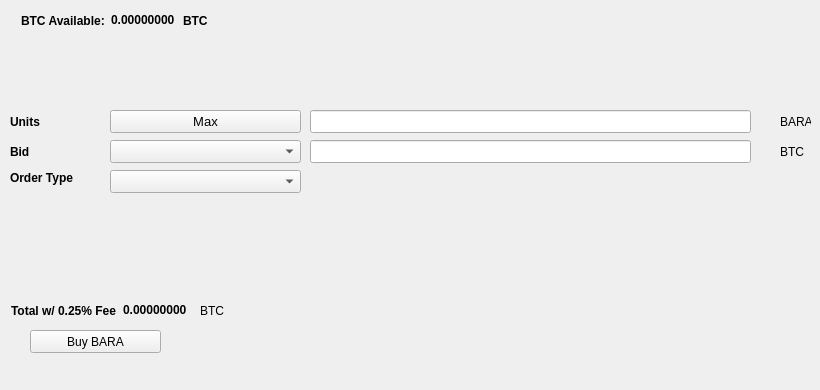
   <widget class="QWidget" name="BuyTab">
    <attribute name="title">
     <string>Buy</string>
    </attribute>
    <widget class="QPushButton" name="BuyBARA">
     <property name="geometry">
      <rect>
       <x>30</x>
       <y>330</y>
       <width>131</width>
       <height>23</height>
      </rect>
     </property>
     <property name="text">
      <string>Buy BARA</string>
     </property>
     <property name="icon">
      <iconset resource="../barandos.qrc">
       <normaloff>:/icons/bitcoin</normaloff>:/icons/bitcoin</iconset>
     </property>
    </widget>
    <widget class="QLabel" name="label_3">
     <property name="geometry">
      <rect>
       <x>10</x>
       <y>110</y>
       <width>46</width>
       <height>23</height>
      </rect>
     </property>
     <property name="font">
      <font>
       <weight>75</weight>
       <bold>true</bold>
      </font>
     </property>
     <property name="text">
      <string>Units</string>
     </property>
    </widget>
    <widget class="QLineEdit" name="UnitsInput">
     <property name="geometry">
      <rect>
       <x>310</x>
       <y>110</y>
       <width>441</width>
       <height>23</height>
      </rect>
     </property>
     <property name="font">
      <font>
       <pointsize>9</pointsize>
       <weight>75</weight>
       <bold>true</bold>
      </font>
     </property>
    </widget>
    <widget class="QLineEdit" name="BuyBidPriceEdit">
     <property name="geometry">
      <rect>
       <x>310</x>
       <y>140</y>
       <width>441</width>
       <height>23</height>
      </rect>
     </property>
     <property name="font">
      <font>
       <pointsize>9</pointsize>
       <weight>75</weight>
       <bold>true</bold>
      </font>
     </property>
    </widget>
    <widget class="QLabel" name="label_4">
     <property name="geometry">
      <rect>
       <x>780</x>
       <y>110</y>
       <width>31</width>
       <height>23</height>
      </rect>
     </property>
     <property name="text">
      <string>BARA</string>
     </property>
    </widget>
    <widget class="QLabel" name="label_5">
     <property name="geometry">
      <rect>
       <x>780</x>
       <y>140</y>
       <width>31</width>
       <height>23</height>
      </rect>
     </property>
     <property name="text">
      <string>BTC</string>
     </property>
    </widget>
    <widget class="QLabel" name="label_6">
     <property name="geometry">
      <rect>
       <x>10</x>
       <y>140</y>
       <width>46</width>
       <height>23</height>
      </rect>
     </property>
     <property name="font">
      <font>
       <weight>75</weight>
       <bold>true</bold>
      </font>
     </property>
     <property name="text">
      <string>Bid</string>
     </property>
    </widget>
    <widget class="QLabel" name="label_7">
     <property name="geometry">
      <rect>
       <x>10</x>
       <y>170</y>
       <width>91</width>
       <height>16</height>
      </rect>
     </property>
     <property name="font">
      <font>
       <weight>75</weight>
       <bold>true</bold>
      </font>
     </property>
     <property name="text">
      <string>Order Type</string>
     </property>
    </widget>
    <widget class="QPushButton" name="Buy_Max_Amount">
     <property name="geometry">
      <rect>
       <x>110</x>
       <y>110</y>
       <width>191</width>
       <height>23</height>
      </rect>
     </property>
     <property name="font">
      <font>
       <pointsize>10</pointsize>
      </font>
     </property>
     <property name="text">
      <string>Max</string>
     </property>
    </widget>
    <widget class="QComboBox" name="BuyBidcomboBox">
     <property name="geometry">
      <rect>
       <x>110</x>
       <y>140</y>
       <width>191</width>
       <height>23</height>
      </rect>
     </property>
     <property name="font">
      <font>
       <pointsize>10</pointsize>
      </font>
     </property>
    </widget>
    <widget class="QComboBox" name="buyOrdertypeCombo">
     <property name="geometry">
      <rect>
       <x>110</x>
       <y>170</y>
       <width>191</width>
       <height>23</height>
      </rect>
     </property>
     <property name="font">
      <font>
       <pointsize>10</pointsize>
      </font>
     </property>
    </widget>
    <widget class="QWidget" name="layoutWidget1">
     <property name="geometry">
      <rect>
       <x>21</x>
       <y>11</y>
       <width>227</width>
       <height>19</height>
      </rect>
     </property>
     <layout class="QHBoxLayout" name="horizontalLayout_3">
      <item>
       <widget class="QLabel" name="label232">
        <property name="font">
         <font>
          <weight>75</weight>
          <bold>true</bold>
         </font>
        </property>
        <property name="text">
         <string>BTC Available:</string>
        </property>
       </widget>
      </item>
      <item>
       <widget class="QLabel" name="BtcAvailableLbl">
        <property name="palette">
         <palette>
          <active>
           <colorrole role="WindowText">
            <brush brushstyle="SolidPattern">
             <color alpha="255">
              <red>0</red>
              <green>0</green>
              <blue>0</blue>
             </color>
            </brush>
           </colorrole>
           <colorrole role="Button">
            <brush brushstyle="SolidPattern">
             <color alpha="255">
              <red>0</red>
              <green>170</green>
              <blue>0</blue>
             </color>
            </brush>
           </colorrole>
           <colorrole role="Light">
            <brush brushstyle="SolidPattern">
             <color alpha="255">
              <red>0</red>
              <green>255</green>
              <blue>0</blue>
             </color>
            </brush>
           </colorrole>
           <colorrole role="Midlight">
            <brush brushstyle="SolidPattern">
             <color alpha="255">
              <red>0</red>
              <green>212</green>
              <blue>0</blue>
             </color>
            </brush>
           </colorrole>
           <colorrole role="Dark">
            <brush brushstyle="SolidPattern">
             <color alpha="255">
              <red>0</red>
              <green>85</green>
              <blue>0</blue>
             </color>
            </brush>
           </colorrole>
           <colorrole role="Mid">
            <brush brushstyle="SolidPattern">
             <color alpha="255">
              <red>0</red>
              <green>113</green>
              <blue>0</blue>
             </color>
            </brush>
           </colorrole>
           <colorrole role="Text">
            <brush brushstyle="SolidPattern">
             <color alpha="255">
              <red>0</red>
              <green>170</green>
              <blue>0</blue>
             </color>
            </brush>
           </colorrole>
           <colorrole role="BrightText">
            <brush brushstyle="SolidPattern">
             <color alpha="255">
              <red>255</red>
              <green>255</green>
              <blue>255</blue>
             </color>
            </brush>
           </colorrole>
           <colorrole role="ButtonText">
            <brush brushstyle="SolidPattern">
             <color alpha="255">
              <red>0</red>
              <green>0</green>
              <blue>0</blue>
             </color>
            </brush>
           </colorrole>
           <colorrole role="Base">
            <brush brushstyle="SolidPattern">
             <color alpha="255">
              <red>255</red>
              <green>255</green>
              <blue>255</blue>
             </color>
            </brush>
           </colorrole>
           <colorrole role="Window">
            <brush brushstyle="SolidPattern">
             <color alpha="255">
              <red>0</red>
              <green>170</green>
              <blue>0</blue>
             </color>
            </brush>
           </colorrole>
           <colorrole role="Shadow">
            <brush brushstyle="SolidPattern">
             <color alpha="255">
              <red>0</red>
              <green>0</green>
              <blue>0</blue>
             </color>
            </brush>
           </colorrole>
           <colorrole role="AlternateBase">
            <brush brushstyle="SolidPattern">
             <color alpha="255">
              <red>127</red>
              <green>212</green>
              <blue>127</blue>
             </color>
            </brush>
           </colorrole>
           <colorrole role="ToolTipBase">
            <brush brushstyle="SolidPattern">
             <color alpha="255">
              <red>255</red>
              <green>255</green>
              <blue>220</blue>
             </color>
            </brush>
           </colorrole>
           <colorrole role="ToolTipText">
            <brush brushstyle="SolidPattern">
             <color alpha="255">
              <red>0</red>
              <green>0</green>
              <blue>0</blue>
             </color>
            </brush>
           </colorrole>
          </active>
          <inactive>
           <colorrole role="WindowText">
            <brush brushstyle="SolidPattern">
             <color alpha="255">
              <red>0</red>
              <green>0</green>
              <blue>0</blue>
             </color>
            </brush>
           </colorrole>
           <colorrole role="Button">
            <brush brushstyle="SolidPattern">
             <color alpha="255">
              <red>0</red>
              <green>170</green>
              <blue>0</blue>
             </color>
            </brush>
           </colorrole>
           <colorrole role="Light">
            <brush brushstyle="SolidPattern">
             <color alpha="255">
              <red>0</red>
              <green>255</green>
              <blue>0</blue>
             </color>
            </brush>
           </colorrole>
           <colorrole role="Midlight">
            <brush brushstyle="SolidPattern">
             <color alpha="255">
              <red>0</red>
              <green>212</green>
              <blue>0</blue>
             </color>
            </brush>
           </colorrole>
           <colorrole role="Dark">
            <brush brushstyle="SolidPattern">
             <color alpha="255">
              <red>0</red>
              <green>85</green>
              <blue>0</blue>
             </color>
            </brush>
           </colorrole>
           <colorrole role="Mid">
            <brush brushstyle="SolidPattern">
             <color alpha="255">
              <red>0</red>
              <green>113</green>
              <blue>0</blue>
             </color>
            </brush>
           </colorrole>
           <colorrole role="Text">
            <brush brushstyle="SolidPattern">
             <color alpha="255">
              <red>0</red>
              <green>170</green>
              <blue>0</blue>
             </color>
            </brush>
           </colorrole>
           <colorrole role="BrightText">
            <brush brushstyle="SolidPattern">
             <color alpha="255">
              <red>255</red>
              <green>255</green>
              <blue>255</blue>
             </color>
            </brush>
           </colorrole>
           <colorrole role="ButtonText">
            <brush brushstyle="SolidPattern">
             <color alpha="255">
              <red>0</red>
              <green>0</green>
              <blue>0</blue>
             </color>
            </brush>
           </colorrole>
           <colorrole role="Base">
            <brush brushstyle="SolidPattern">
             <color alpha="255">
              <red>255</red>
              <green>255</green>
              <blue>255</blue>
             </color>
            </brush>
           </colorrole>
           <colorrole role="Window">
            <brush brushstyle="SolidPattern">
             <color alpha="255">
              <red>0</red>
              <green>170</green>
              <blue>0</blue>
             </color>
            </brush>
           </colorrole>
           <colorrole role="Shadow">
            <brush brushstyle="SolidPattern">
             <color alpha="255">
              <red>0</red>
              <green>0</green>
              <blue>0</blue>
             </color>
            </brush>
           </colorrole>
           <colorrole role="AlternateBase">
            <brush brushstyle="SolidPattern">
             <color alpha="255">
              <red>127</red>
              <green>212</green>
              <blue>127</blue>
             </color>
            </brush>
           </colorrole>
           <colorrole role="ToolTipBase">
            <brush brushstyle="SolidPattern">
             <color alpha="255">
              <red>255</red>
              <green>255</green>
              <blue>220</blue>
             </color>
            </brush>
           </colorrole>
           <colorrole role="ToolTipText">
            <brush brushstyle="SolidPattern">
             <color alpha="255">
              <red>0</red>
              <green>0</green>
              <blue>0</blue>
             </color>
            </brush>
           </colorrole>
          </inactive>
          <disabled>
           <colorrole role="WindowText">
            <brush brushstyle="SolidPattern">
             <color alpha="255">
              <red>0</red>
              <green>85</green>
              <blue>0</blue>
             </color>
            </brush>
           </colorrole>
           <colorrole role="Button">
            <brush brushstyle="SolidPattern">
             <color alpha="255">
              <red>0</red>
              <green>170</green>
              <blue>0</blue>
             </color>
            </brush>
           </colorrole>
           <colorrole role="Light">
            <brush brushstyle="SolidPattern">
             <color alpha="255">
              <red>0</red>
              <green>255</green>
              <blue>0</blue>
             </color>
            </brush>
           </colorrole>
           <colorrole role="Midlight">
            <brush brushstyle="SolidPattern">
             <color alpha="255">
              <red>0</red>
              <green>212</green>
              <blue>0</blue>
             </color>
            </brush>
           </colorrole>
           <colorrole role="Dark">
            <brush brushstyle="SolidPattern">
             <color alpha="255">
              <red>0</red>
              <green>85</green>
              <blue>0</blue>
             </color>
            </brush>
           </colorrole>
           <colorrole role="Mid">
            <brush brushstyle="SolidPattern">
             <color alpha="255">
              <red>0</red>
              <green>113</green>
              <blue>0</blue>
             </color>
            </brush>
           </colorrole>
           <colorrole role="Text">
            <brush brushstyle="SolidPattern">
             <color alpha="255">
              <red>0</red>
              <green>85</green>
              <blue>0</blue>
             </color>
            </brush>
           </colorrole>
           <colorrole role="BrightText">
            <brush brushstyle="SolidPattern">
             <color alpha="255">
              <red>255</red>
              <green>255</green>
              <blue>255</blue>
             </color>
            </brush>
           </colorrole>
           <colorrole role="ButtonText">
            <brush brushstyle="SolidPattern">
             <color alpha="255">
              <red>0</red>
              <green>85</green>
              <blue>0</blue>
             </color>
            </brush>
           </colorrole>
           <colorrole role="Base">
            <brush brushstyle="SolidPattern">
             <color alpha="255">
              <red>0</red>
              <green>170</green>
              <blue>0</blue>
             </color>
            </brush>
           </colorrole>
           <colorrole role="Window">
            <brush brushstyle="SolidPattern">
             <color alpha="255">
              <red>0</red>
              <green>170</green>
              <blue>0</blue>
             </color>
            </brush>
           </colorrole>
           <colorrole role="Shadow">
            <brush brushstyle="SolidPattern">
             <color alpha="255">
              <red>0</red>
              <green>0</green>
              <blue>0</blue>
             </color>
            </brush>
           </colorrole>
           <colorrole role="AlternateBase">
            <brush brushstyle="SolidPattern">
             <color alpha="255">
              <red>0</red>
              <green>170</green>
              <blue>0</blue>
             </color>
            </brush>
           </colorrole>
           <colorrole role="ToolTipBase">
            <brush brushstyle="SolidPattern">
             <color alpha="255">
              <red>255</red>
              <green>255</green>
              <blue>220</blue>
             </color>
            </brush>
           </colorrole>
           <colorrole role="ToolTipText">
            <brush brushstyle="SolidPattern">
             <color alpha="255">
              <red>0</red>
              <green>0</green>
              <blue>0</blue>
             </color>
            </brush>
           </colorrole>
          </disabled>
         </palette>
        </property>
        <property name="font">
         <font>
          <weight>75</weight>
          <bold>true</bold>
         </font>
        </property>
        <property name="text">
         <string>0.00000000</string>
        </property>
        <property name="textInteractionFlags">
         <set>Qt::LinksAccessibleByMouse|Qt::TextSelectableByKeyboard|Qt::TextSelectableByMouse</set>
        </property>
       </widget>
      </item>
      <item>
       <widget class="QLabel" name="BtcAvailableLbl_2">
        <property name="font">
         <font>
          <weight>75</weight>
          <bold>true</bold>
         </font>
        </property>
        <property name="text">
         <string>BTC</string>
        </property>
       </widget>
      </item>
     </layout>
    </widget>
    <widget class="QWidget" name="layoutWidge2">
     <property name="geometry">
      <rect>
       <x>11</x>
       <y>301</y>
       <width>259</width>
       <height>19</height>
      </rect>
     </property>
     <layout class="QHBoxLayout" name="horizontalLayout_4">
      <item>
       <widget class="QLabel" name="label_9">
        <property name="font">
         <font>
          <weight>75</weight>
          <bold>true</bold>
         </font>
        </property>
        <property name="text">
         <string>Total w/ 0.25% Fee</string>
        </property>
       </widget>
      </item>
      <item>
       <widget class="QLabel" name="BuyCostLabel">
        <property name="palette">
         <palette>
          <active>
           <colorrole role="WindowText">
            <brush brushstyle="SolidPattern">
             <color alpha="255">
              <red>0</red>
              <green>0</green>
              <blue>0</blue>
             </color>
            </brush>
           </colorrole>
           <colorrole role="Button">
            <brush brushstyle="SolidPattern">
             <color alpha="255">
              <red>0</red>
              <green>170</green>
              <blue>0</blue>
             </color>
            </brush>
           </colorrole>
           <colorrole role="Light">
            <brush brushstyle="SolidPattern">
             <color alpha="255">
              <red>0</red>
              <green>255</green>
              <blue>0</blue>
             </color>
            </brush>
           </colorrole>
           <colorrole role="Midlight">
            <brush brushstyle="SolidPattern">
             <color alpha="255">
              <red>0</red>
              <green>212</green>
              <blue>0</blue>
             </color>
            </brush>
           </colorrole>
           <colorrole role="Dark">
            <brush brushstyle="SolidPattern">
             <color alpha="255">
              <red>0</red>
              <green>85</green>
              <blue>0</blue>
             </color>
            </brush>
           </colorrole>
           <colorrole role="Mid">
            <brush brushstyle="SolidPattern">
             <color alpha="255">
              <red>0</red>
              <green>113</green>
              <blue>0</blue>
             </color>
            </brush>
           </colorrole>
           <colorrole role="Text">
            <brush brushstyle="SolidPattern">
             <color alpha="255">
              <red>0</red>
              <green>170</green>
              <blue>0</blue>
             </color>
            </brush>
           </colorrole>
           <colorrole role="BrightText">
            <brush brushstyle="SolidPattern">
             <color alpha="255">
              <red>255</red>
              <green>255</green>
              <blue>255</blue>
             </color>
            </brush>
           </colorrole>
           <colorrole role="ButtonText">
            <brush brushstyle="SolidPattern">
             <color alpha="255">
              <red>0</red>
              <green>0</green>
              <blue>0</blue>
             </color>
            </brush>
           </colorrole>
           <colorrole role="Base">
            <brush brushstyle="SolidPattern">
             <color alpha="255">
              <red>255</red>
              <green>255</green>
              <blue>255</blue>
             </color>
            </brush>
           </colorrole>
           <colorrole role="Window">
            <brush brushstyle="SolidPattern">
             <color alpha="255">
              <red>0</red>
              <green>170</green>
              <blue>0</blue>
             </color>
            </brush>
           </colorrole>
           <colorrole role="Shadow">
            <brush brushstyle="SolidPattern">
             <color alpha="255">
              <red>0</red>
              <green>0</green>
              <blue>0</blue>
             </color>
            </brush>
           </colorrole>
           <colorrole role="AlternateBase">
            <brush brushstyle="SolidPattern">
             <color alpha="255">
              <red>127</red>
              <green>212</green>
              <blue>127</blue>
             </color>
            </brush>
           </colorrole>
           <colorrole role="ToolTipBase">
            <brush brushstyle="SolidPattern">
             <color alpha="255">
              <red>255</red>
              <green>255</green>
              <blue>220</blue>
             </color>
            </brush>
           </colorrole>
           <colorrole role="ToolTipText">
            <brush brushstyle="SolidPattern">
             <color alpha="255">
              <red>0</red>
              <green>0</green>
              <blue>0</blue>
             </color>
            </brush>
           </colorrole>
          </active>
          <inactive>
           <colorrole role="WindowText">
            <brush brushstyle="SolidPattern">
             <color alpha="255">
              <red>0</red>
              <green>0</green>
              <blue>0</blue>
             </color>
            </brush>
           </colorrole>
           <colorrole role="Button">
            <brush brushstyle="SolidPattern">
             <color alpha="255">
              <red>0</red>
              <green>170</green>
              <blue>0</blue>
             </color>
            </brush>
           </colorrole>
           <colorrole role="Light">
            <brush brushstyle="SolidPattern">
             <color alpha="255">
              <red>0</red>
              <green>255</green>
              <blue>0</blue>
             </color>
            </brush>
           </colorrole>
           <colorrole role="Midlight">
            <brush brushstyle="SolidPattern">
             <color alpha="255">
              <red>0</red>
              <green>212</green>
              <blue>0</blue>
             </color>
            </brush>
           </colorrole>
           <colorrole role="Dark">
            <brush brushstyle="SolidPattern">
             <color alpha="255">
              <red>0</red>
              <green>85</green>
              <blue>0</blue>
             </color>
            </brush>
           </colorrole>
           <colorrole role="Mid">
            <brush brushstyle="SolidPattern">
             <color alpha="255">
              <red>0</red>
              <green>113</green>
              <blue>0</blue>
             </color>
            </brush>
           </colorrole>
           <colorrole role="Text">
            <brush brushstyle="SolidPattern">
             <color alpha="255">
              <red>0</red>
              <green>170</green>
              <blue>0</blue>
             </color>
            </brush>
           </colorrole>
           <colorrole role="BrightText">
            <brush brushstyle="SolidPattern">
             <color alpha="255">
              <red>255</red>
              <green>255</green>
              <blue>255</blue>
             </color>
            </brush>
           </colorrole>
           <colorrole role="ButtonText">
            <brush brushstyle="SolidPattern">
             <color alpha="255">
              <red>0</red>
              <green>0</green>
              <blue>0</blue>
             </color>
            </brush>
           </colorrole>
           <colorrole role="Base">
            <brush brushstyle="SolidPattern">
             <color alpha="255">
              <red>255</red>
              <green>255</green>
              <blue>255</blue>
             </color>
            </brush>
           </colorrole>
           <colorrole role="Window">
            <brush brushstyle="SolidPattern">
             <color alpha="255">
              <red>0</red>
              <green>170</green>
              <blue>0</blue>
             </color>
            </brush>
           </colorrole>
           <colorrole role="Shadow">
            <brush brushstyle="SolidPattern">
             <color alpha="255">
              <red>0</red>
              <green>0</green>
              <blue>0</blue>
             </color>
            </brush>
           </colorrole>
           <colorrole role="AlternateBase">
            <brush brushstyle="SolidPattern">
             <color alpha="255">
              <red>127</red>
              <green>212</green>
              <blue>127</blue>
             </color>
            </brush>
           </colorrole>
           <colorrole role="ToolTipBase">
            <brush brushstyle="SolidPattern">
             <color alpha="255">
              <red>255</red>
              <green>255</green>
              <blue>220</blue>
             </color>
            </brush>
           </colorrole>
           <colorrole role="ToolTipText">
            <brush brushstyle="SolidPattern">
             <color alpha="255">
              <red>0</red>
              <green>0</green>
              <blue>0</blue>
             </color>
            </brush>
           </colorrole>
          </inactive>
          <disabled>
           <colorrole role="WindowText">
            <brush brushstyle="SolidPattern">
             <color alpha="255">
              <red>0</red>
              <green>85</green>
              <blue>0</blue>
             </color>
            </brush>
           </colorrole>
           <colorrole role="Button">
            <brush brushstyle="SolidPattern">
             <color alpha="255">
              <red>0</red>
              <green>170</green>
              <blue>0</blue>
             </color>
            </brush>
           </colorrole>
           <colorrole role="Light">
            <brush brushstyle="SolidPattern">
             <color alpha="255">
              <red>0</red>
              <green>255</green>
              <blue>0</blue>
             </color>
            </brush>
           </colorrole>
           <colorrole role="Midlight">
            <brush brushstyle="SolidPattern">
             <color alpha="255">
              <red>0</red>
              <green>212</green>
              <blue>0</blue>
             </color>
            </brush>
           </colorrole>
           <colorrole role="Dark">
            <brush brushstyle="SolidPattern">
             <color alpha="255">
              <red>0</red>
              <green>85</green>
              <blue>0</blue>
             </color>
            </brush>
           </colorrole>
           <colorrole role="Mid">
            <brush brushstyle="SolidPattern">
             <color alpha="255">
              <red>0</red>
              <green>113</green>
              <blue>0</blue>
             </color>
            </brush>
           </colorrole>
           <colorrole role="Text">
            <brush brushstyle="SolidPattern">
             <color alpha="255">
              <red>0</red>
              <green>85</green>
              <blue>0</blue>
             </color>
            </brush>
           </colorrole>
           <colorrole role="BrightText">
            <brush brushstyle="SolidPattern">
             <color alpha="255">
              <red>255</red>
              <green>255</green>
              <blue>255</blue>
             </color>
            </brush>
           </colorrole>
           <colorrole role="ButtonText">
            <brush brushstyle="SolidPattern">
             <color alpha="255">
              <red>0</red>
              <green>85</green>
              <blue>0</blue>
             </color>
            </brush>
           </colorrole>
           <colorrole role="Base">
            <brush brushstyle="SolidPattern">
             <color alpha="255">
              <red>0</red>
              <green>170</green>
              <blue>0</blue>
             </color>
            </brush>
           </colorrole>
           <colorrole role="Window">
            <brush brushstyle="SolidPattern">
             <color alpha="255">
              <red>0</red>
              <green>170</green>
              <blue>0</blue>
             </color>
            </brush>
           </colorrole>
           <colorrole role="Shadow">
            <brush brushstyle="SolidPattern">
             <color alpha="255">
              <red>0</red>
              <green>0</green>
              <blue>0</blue>
             </color>
            </brush>
           </colorrole>
           <colorrole role="AlternateBase">
            <brush brushstyle="SolidPattern">
             <color alpha="255">
              <red>0</red>
              <green>170</green>
              <blue>0</blue>
             </color>
            </brush>
           </colorrole>
           <colorrole role="ToolTipBase">
            <brush brushstyle="SolidPattern">
             <color alpha="255">
              <red>255</red>
              <green>255</green>
              <blue>220</blue>
             </color>
            </brush>
           </colorrole>
           <colorrole role="ToolTipText">
            <brush brushstyle="SolidPattern">
             <color alpha="255">
              <red>0</red>
              <green>0</green>
              <blue>0</blue>
             </color>
            </brush>
           </colorrole>
          </disabled>
         </palette>
        </property>
        <property name="font">
         <font>
          <weight>75</weight>
          <bold>true</bold>
         </font>
        </property>
        <property name="autoFillBackground">
         <bool>false</bool>
        </property>
        <property name="text">
         <string>0.00000000</string>
        </property>
        <property name="textInteractionFlags">
         <set>Qt::LinksAccessibleByMouse|Qt::TextSelectableByMouse</set>
        </property>
       </widget>
      </item>
      <item>
       <widget class="QLabel" name="label_10">
        <property name="font">
         <font>
          <weight>50</weight>
          <bold>false</bold>
         </font>
        </property>
        <property name="text">
         <string>BTC</string>
        </property>
       </widget>
      </item>
     </layout>
    </widget>
    <widget class="QLabel" name="label_24">
     <property name="geometry">
      <rect>
       <x>460</x>
       <y>300</y>
       <width>281</width>
       <height>81</height>
      </rect>
     </property>
     <property name="text">
      <string/>
     </property>
     <property name="pixmap">
      <pixmap>:/images/bittrex</pixmap>
     </property>
    </widget>
   </widget>
